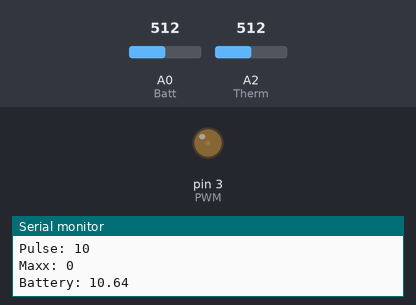
Simulated run of this sketch. Board: Arduino Uno, built with avr-gcc and run on an emulated ATmega328P. On the bench: output pins drawn as LEDs (lit = HIGH), the last lines printed to the serial monitor. Inputs (shaded band) come from the test bench; at power-on: A0 (Batt) = 512, A2 (Therm) = 512. No radio packets arrive unless stated.

Above: at 3.2 s.
3.3 s: A0 (Batt) set to 716
5.5 s: A0 (Batt) set to 672
7.2 s: A0 (Batt) set to 646
At 8.6 s:
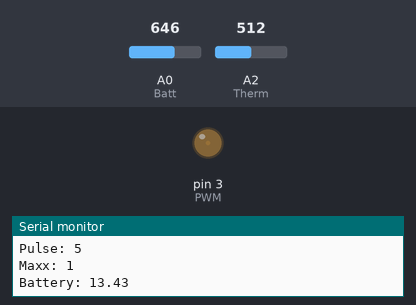
11.2 s: A0 (Batt) set to 900
13.5 s: A0 (Batt) set to 511
At 26.8 s:
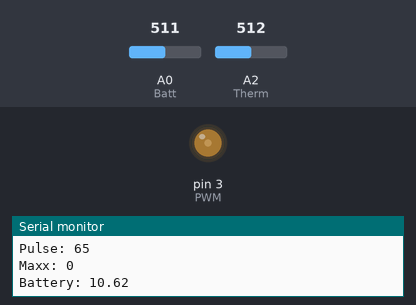
Timing chart, 0 to 28.5 s (numbered marks = the images above; inputs shaded):
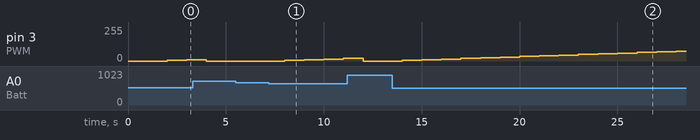

Measured:
- after the input at 7.2 s, pin 3 (PWM): 0/255 → 5/255 after 0.81 s, → 10/255 1.0 s later, → 15/255 1.0 s later, → 20/255 1.0 s later
- after the input at 13.5 s, pin 3 (PWM): moves from 0/255 to 75/255 over 14.0 s, starting after 0.51 s

The sketch:

SolChg-1art.ino
```cpp
/*
   My PWM Charger v4
   Created in Dec 2017 by Patrick McGillan

*/

#include <SPI.h>
#include <RF24.h>

boolean DBG = true;
boolean SETUP = false;

// if AGM or SLA select true, otherwise it is a FLA battery and should be set to false
boolean AGM = true;

// pin defines
#define PWM    3   // PWM output control pin to MOSFET
#define Batt   A0  // the battery volt sensor
#define Therm  A2

// other stuff
int TSR = 9810; // thermistor serias resistor - adj as measured
int HST; // heat sink temperature
int BPinVal;

int Maxx = 0; // when maxpoint exceeded, then Maxx = 1
int PulseWidth = 0;

float PinVoltage;
float BVoltage;
float StrPoint;
float FltPoint;
float MaxPoint;
float RstPoint = 13.0;

// timer setup stuff
unsigned long previousMillis = 0;
const long interval = 1000;
int mys, mym, myh;
int TCNT = 60;

// radio network stuff
RF24 myRadio (9,10);
byte addresses[][6] = {"1Node"};
char MyBuf[32];

void setup() {

  if (AGM) {
    StrPoint = 13.25; // start solar starting voltage
    FltPoint = 13.7;  // Float point charge voltage
    MaxPoint = 14.2;  // hi charge voltage
  } else {
    StrPoint = 13.35; // start solar starting voltage
    FltPoint = 13.82; // Float point charge voltage
    MaxPoint = 14.5;  // hi charge voltage
  }

  myRadio.begin();  // Start up the physical nRF24L01 Radio
  myRadio.setChannel(108);  // Above most Wifi Channels
  myRadio.setDataRate(RF24_250KBPS);
  myRadio.setPALevel(RF24_PA_MAX);
  myRadio.openWritingPipe( addresses[0]);

  if (DBG) {
    Serial.begin(9600);
    delay(1000);  // Let the system settle down
    Serial.println ("Monitor Program");
  }
  delay(1000);  // Let the system settle down
}

void loop() {
  unsigned long currentMillis = millis();

  if (currentMillis - previousMillis >= interval) {
    previousMillis = currentMillis;

    ++mys; //update the seconds

    DoPWM();

  }

  if (mys == TCNT) {
    ++mym;
    mys = 0;
    Serial.println("");
    xmitdata();
  }

  if (mym == 60) {
    ++myh;
    mym = 0;
  }

  if (myh == 12) { // force reset every 12 hours
    myh = 0;
    Maxx = 0;
  }
}

void DoPWM() {
  //read thermistor on analog pin
  int RawADC = analogRead(Therm);
  float Temp = log(((10240000 / RawADC) - TSR));
  Temp = 1 / (0.001129148 + (0.000234125 + (0.0000000876741 * Temp * Temp ))* Temp );
  Temp = Temp - 273.15;            // Convert Kelvin to Celcius
  HST = (Temp * 9.0) / 5.0 + 32.0; // Convert Celcius to Fahrenheit

  // check bat voltage and display
  BPinVal = analogRead(Batt);
  PinVoltage = BPinVal * 0.00488;
  BVoltage = PinVoltage * 4.26; // adjust as needed to make output look like what your voltmeter says

  if (BVoltage > FltPoint) {
    if (BVoltage > MaxPoint) {
      Maxx = 1;
      PulseWidth -= 20;
    } else {
      if (Maxx) {
        PulseWidth -= 5;
      } else {
        PulseWidth += 5;
      }
    }
  } else {
    PulseWidth += 5;
  }

  if (BVoltage < RstPoint) Maxx = 0;

  if (PulseWidth > 255) PulseWidth = 255;
  if (PulseWidth < 0) PulseWidth = 0;

  if (SETUP) PulseWidth = 0;
  if (HST > 120) PulseWidth = 0;

  analogWrite(PWM, PulseWidth);

  if (DBG) {
    Serial.print ("HST: ");
    Serial.println (HST);
    Serial.print ("Pulse: ");
    Serial.println(PulseWidth);
    Serial.print ("Maxx: ");
    Serial.println (Maxx);
    Serial.print ("Battery: ");
    Serial.println (BVoltage);
  }
}


void xmitdata() {
  // create data string with 2 digit node number
  String TmpBuf = "SC1";  // used by node 0 to differentiate who sent the data
  TmpBuf += ":";

  TmpBuf += String(HST);
  TmpBuf += ":";

  TmpBuf += String(PulseWidth);
  TmpBuf += ":";

  if (Maxx) {
    TmpBuf += "OK:";
  } else {
    TmpBuf += "CHG:";
  }

  TmpBuf += String(BVoltage);

  // got TmpBuf data now convert to MyBuf for sending
  TmpBuf.toCharArray(MyBuf, 32);

  if (DBG) {
    Serial.print ("Sending: ");
    Serial.println(MyBuf);
  }

  myRadio.write(&MyBuf,sizeof(MyBuf));

  if (DBG) {
    Serial.println("Send Complete");
  }

  return;
}
```
